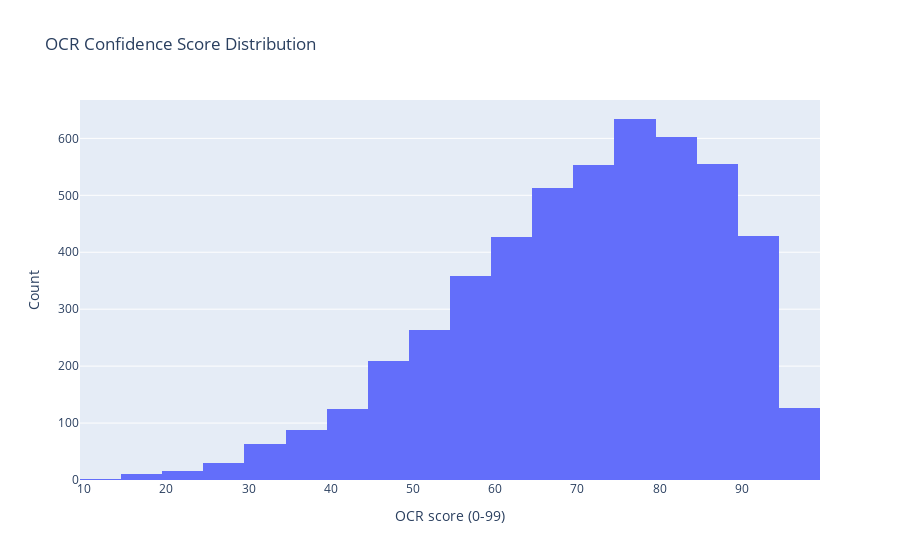

The cell this chart's notebook holds for it:
### Markdown cell above
### 1.1 OCR Confidence Score Distribution

Before calibration, it’s important to understand the distribution of raw OCR confidence scores.  
This histogram visualizes the **frequency of scores from 0–99**, showing how the OCR system tends to rate its document confidence.

Because OCR engines often produce **right-skewed distributions** (most scores are high, with a long tail of uncertain cases), this visualization helps confirm that the simulated data realistically reflects production-like behavior before further modeling.
Step 1 — Show the score distribution

### Code cell
fig_scores = px.histogram(
    df,
    x="score",
    nbins=20,
    title="OCR Confidence Score Distribution"
)
fig_scores.update_layout(xaxis_title="OCR score (0-99)", yaxis_title="Count")
fig_scores.show()

### Figure 1 — Plotly figure (JSON) as saved in the notebook; plotly's stock layout.template omitted (floating-point values rounded to 4 significant figures; data arrays with more than 128 entries replaced by an {"elided": "..."} marker saying what was removed)
{"data": [{"bingroup": "x", "hovertemplate": "score=%{x}<br>count=%{y}<extra></extra>", "legendgroup": "", "marker": {"color": "#636efa", "pattern": {"shape": ""}}, "name": "", "nbinsx": 20, "orientation": "v", "showlegend": false, "type": "histogram", "x": {"elided": "5000 int values"}, "xaxis": "x", "yaxis": "y"}], "layout": {"barmode": "relative", "legend": {"tracegroupgap": 0}, "title": {"text": "OCR Confidence Score Distribution"}, "xaxis": {"anchor": "y", "domain": [0, 1], "title": {"text": "OCR score (0-99)"}}, "yaxis": {"anchor": "x", "domain": [0, 1], "title": {"text": "Count"}}}}
